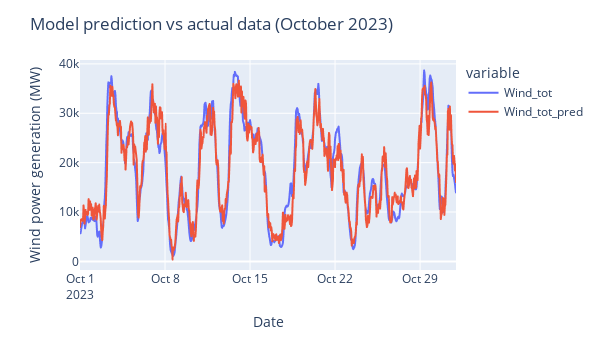

Write notebook code for a chart like this one.
### Code cell
y_true = df_test[target].values
y_pred = df_test[target+'_pred']

df_temp = df_test.copy()
df_temp = df_temp[(df_temp["date_time"] >= "2023-10-01 00")
                  & (df_temp["date_time"] < "2023-11-01 00")]
df_temp["date_time"] = pd.to_datetime(df_temp["date_time"])
df_temp = df_temp.rename(
    columns={target: "acutal power", target+'_pred': "predicted power"})
fig = px.line(df_temp, x="date_time", y=["actual power", "predicted power"])
fig.update_layout(
    xaxis_title="Date", yaxis_title="Wind power generation (MW)",
    title="Model prediction vs actual data (October 2023)",
    width=600, height=350
)

fig.write_image("hourly_predictions_wind_XGBoost.png")
fig.show()

### Figure 1 — Plotly figure (JSON) as saved in the notebook; plotly's stock layout.template omitted (floating-point values rounded to 4 significant figures; data arrays with more than 128 entries replaced by an {"elided": "..."} marker saying what was removed)
{"data": [{"hovertemplate": "variable=Wind_tot<br>date_time=%{x}<br>value=%{y}<extra></extra>", "legendgroup": "Wind_tot", "line": {"color": "#636efa", "dash": "solid"}, "marker": {"symbol": "circle"}, "mode": "lines", "name": "Wind_tot", "showlegend": true, "type": "scattergl", "x": {"elided": "745 str values"}, "xaxis": "x", "y": {"elided": "745 float values"}, "yaxis": "y"}, {"hovertemplate": "variable=Wind_tot_pred<br>date_time=%{x}<br>value=%{y}<extra></extra>", "legendgroup": "Wind_tot_pred", "line": {"color": "#EF553B", "dash": "solid"}, "marker": {"symbol": "circle"}, "mode": "lines", "name": "Wind_tot_pred", "showlegend": true, "type": "scattergl", "x": {"elided": "745 str values"}, "xaxis": "x", "y": {"elided": "745 float values"}, "yaxis": "y"}], "layout": {"height": 350, "legend": {"title": {"text": "variable"}, "tracegroupgap": 0}, "margin": {"t": 60}, "title": {"text": "Model prediction vs actual data (October 2023)"}, "width": 600, "xaxis": {"anchor": "y", "domain": [0, 1], "title": {"text": "Date"}}, "yaxis": {"anchor": "x", "domain": [0, 1], "title": {"text": "Wind power generation (MW)"}}}}
